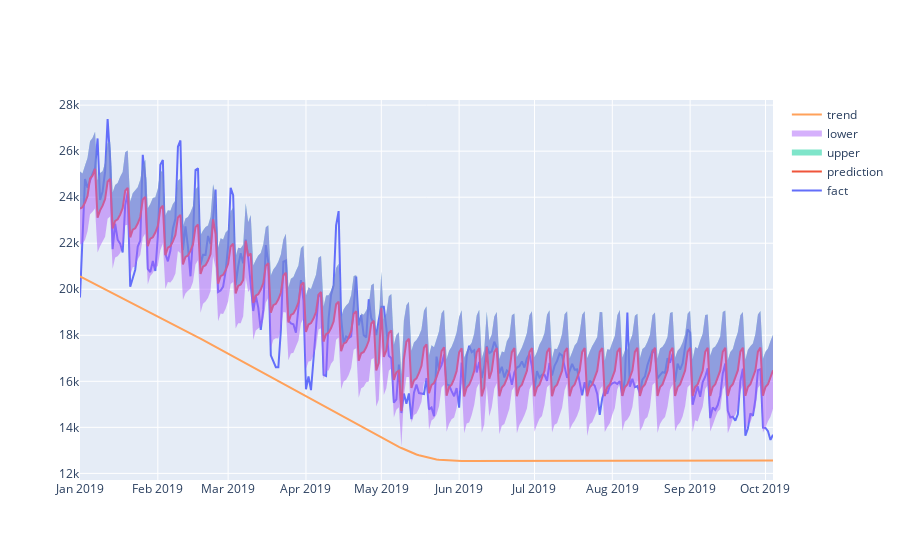

Source (notebook cell):
### Code cell
# Рисуем график с границами прогноза
from plotly.offline import download_plotlyjs, init_notebook_mode, plot, iplot
import plotly.graph_objs as go
init_notebook_mode(connected = True)
iplot([
    go.Scatter(x=df['ds'], y=df['y'], name='fact'),
    go.Scatter(x=forecast['ds'], y=forecast['yhat'], name='prediction'),
    go.Scatter(x=forecast['ds'], y=forecast['yhat_upper'], fill='tonexty', mode='none', name='upper'),
    go.Scatter(x=forecast['ds'], y=forecast['yhat_lower'], fill='tonexty', mode='none', name='lower'),
    go.Scatter(x=forecast['ds'], y=forecast['trend'], name='trend')
])

### Figure 1 — Plotly figure (JSON) as saved in the notebook; plotly's stock layout.template omitted (floating-point values rounded to 4 significant figures; data arrays with more than 128 entries replaced by an {"elided": "..."} marker saying what was removed)
{"data": [{"name": "fact", "type": "scatter", "x": {"elided": "277 str values"}, "y": {"elided": "277 int values"}}, {"name": "prediction", "type": "scatter", "x": {"elided": "277 str values"}, "y": {"elided": "277 float values"}}, {"fill": "tonexty", "mode": "none", "name": "upper", "type": "scatter", "x": {"elided": "277 str values"}, "y": {"elided": "277 float values"}}, {"fill": "tonexty", "mode": "none", "name": "lower", "type": "scatter", "x": {"elided": "277 str values"}, "y": {"elided": "277 float values"}}, {"name": "trend", "type": "scatter", "x": {"elided": "277 str values"}, "y": {"elided": "277 float values"}}], "layout": {}}
